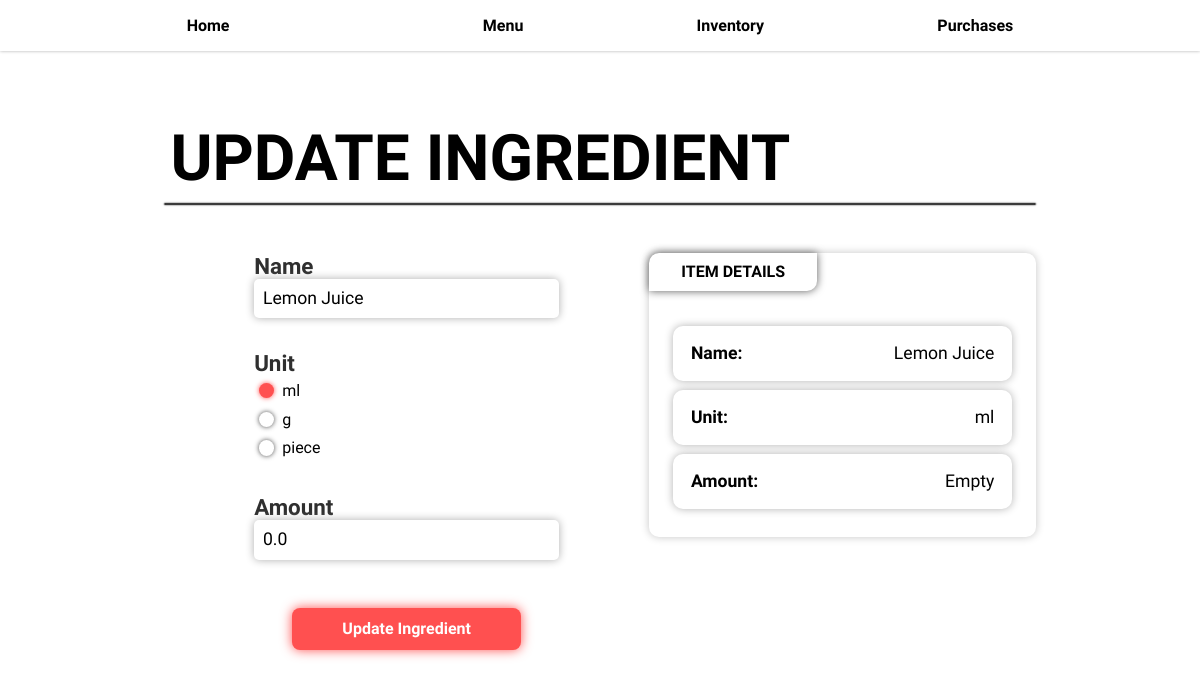
The page /inventory/ingredient/update/2 on the database as committed earlier.
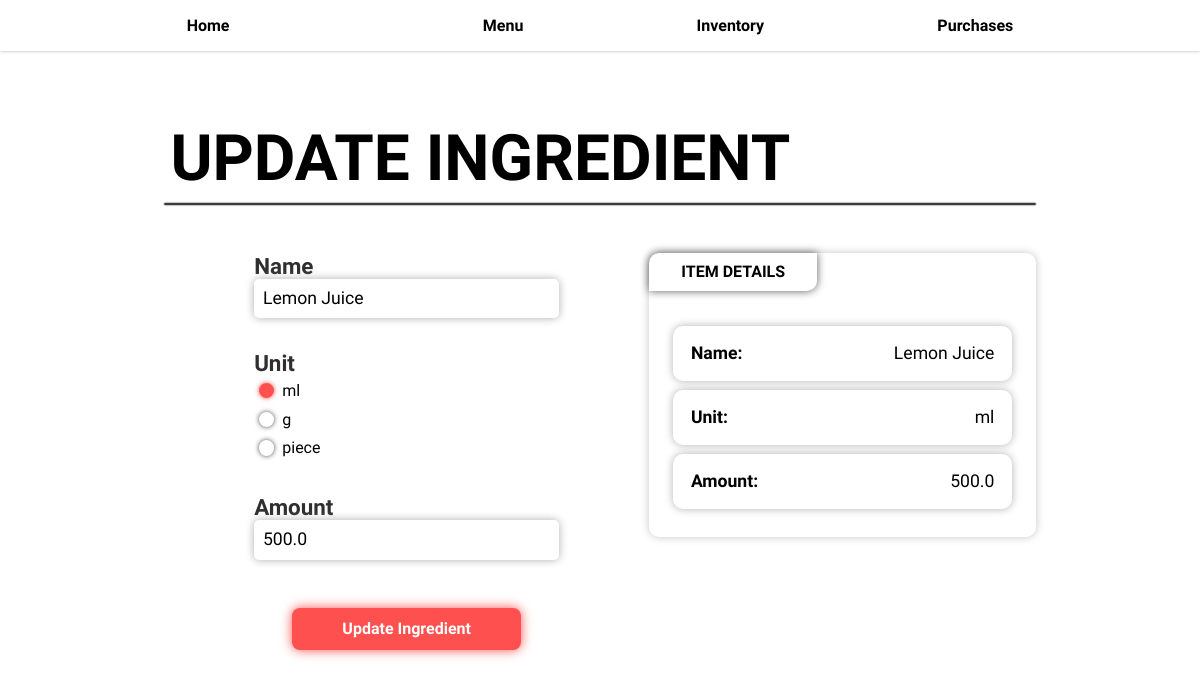
The same page on the database as committed later.
### base/models.py (models this page shows, shortened)
class Ingredient(models.Model):
	id = models.IntegerField(primary_key=True)
	name = models.CharField(max_length=100)
	unit = models.CharField(max_length=10)
	amount = models.FloatField(default=0.00)

### base/views.py (the view, shortened to what this page needs)
# urls.py: path("inventory/ingredient/update/<id>", views.ingredient_update_form_view, name="ingredient_update_form"),
def ingredient_update_form_view(request, id):
	ing = Ingredient.objects.get(id=id)
	context = {}
	context["name"] = ing.name
	context["unit"] = ing.unit
	context["amount"] = ing.amount
	return render(request, "update_ingredient/update_ingredient_form.html", context)

### templates/update_ingredient/update_ingredient_form.html (shortened to what this page needs)
{% extends "base.html" %} {% load static %} {% block head %}
<link rel="stylesheet" href="{% static 'styles/base.css' %}" />
<link
  rel="stylesheet"
  href="{% static 'styles/menu/new_menu_item_add_ingredient.css' %}"
/>
{% endblock %} {% block content %}
<section>
  <h1 class="section-title">UPDATE INGREDIENT</h1>
  <hr />
  <div class="new-menu-item-add-ingredient-main-content">
    <form class="form" action="" method="POST">
      <div class="form-input-group">
        <label for="name">Name</label>
        <input type="text" id="name" name="name" maxlength="100" value="{{ name }}" required />
      </div>
      <div class="form-input-group">
        <label class="f">Unit</label>
        {% if unit == "ml" %}
          <div class="form-radio-box">
            <input type="radio" id="ml" name="unit" max="10" value="ml" checked />
            <label for="ml">ml</label>
          </div>
        {% else %}
          <div class="form-radio-box">
            <input type="radio" id="ml" name="unit" max="10" value="ml" />
            <label for="ml">ml</label>
          </div>
        {% endif %}
        {% if unit == "piece" %}
        <div class="form-radio-box">
          <input type="radio" id="piece" name="unit" max="10" value="g" checked />
          <label for="g">g</label>
        </div>
        {% else %}
          <div class="form-radio-box">
            <input type="radio" id="piece" name="unit" max="10" value="g" />
            <label for="g">g</label>
          </div>
        {% endif %}
        {% if unit == "g" %}
          <div class="form-radio-box">
            <input type="radio" id="piece" name="unit" max="10" value="piece" checked />
            <label for="piece">piece</label>
          </div>
        {% else %}
          <div class="form-radio-box">
            <input type="radio" id="piece" name="unit" max="10" value="piece" />
            <label for="piece">piece</label>
          </div>
        {% endif %}
      </div>
      <div class="form-input-group">
        <label for="amount">Amount</label>
        <input type="number" id="amount" name="amount" step="0.01" value="{{ amount }}"required />
      </div>
      <input
        class="btn btn-red form-submit-btn"
        type="submit"
        value="Update Ingredient"
      />
    </form>
    <div class="new-menu-item-details">
      <div class="new-menu-item-details-title">ITEM DETAILS</div>
      <div class="new-menu-item-detail">
        <div>Name:</div>
        <div>{{ name }}</div>
      </div>
      <div class="new-menu-item-detail">
        <div>Unit:</div>
        <div>{{ unit }}</div>
      </div>
      <div class="new-menu-item-detail">
        <div>Amount:</div>
        <div>
          {% if amount == 0 %} Empty {% else %} {{ amount }} {% endif %}
        </div>
      </div>
      <br />
    </div>
  </div>
</section>
{% endblock %}

Rows that differ between the two databases and show on the page:
changed Ingredient "Lemon Juice": amount "0.0" → "500.0"; amount (not shown) → "500.0"
Other text that changed with them:
text no longer shown: "Empty"
